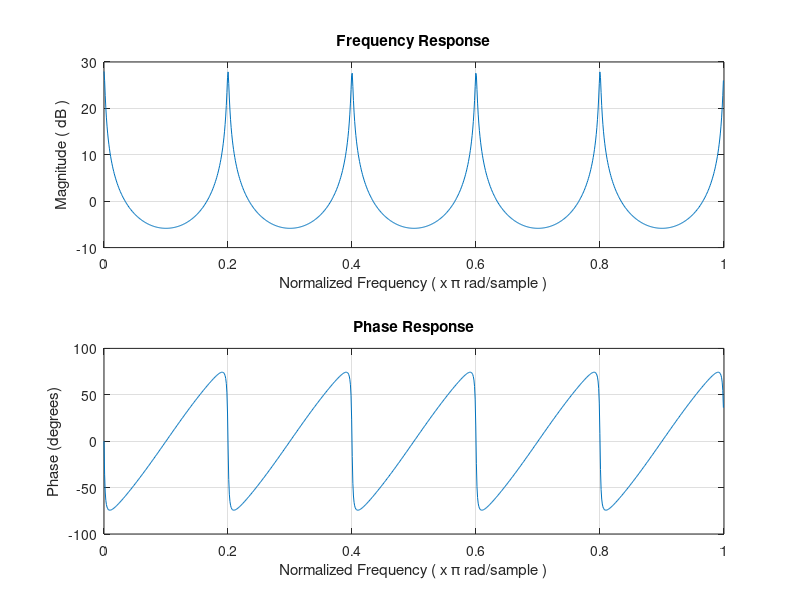

The MATLAB script that drew this image:
function freqG = q1()
% Frequency and phase response of 1-pole IIR filter, computed 
% by sweeping the system with input x[n] = e^(j*theta*n)
% -------------------------
% Suggested input:
% b = [1];
% a = [1, 0, 0, 0, 0, 0, 0, 0, 0, 0, -0.96];
% -------------------------
% Gregor McWilliam


% Clear screen

clc
close all

% Input arguments requested in Question 1, for ease of use

b = [1];
a = zeros(1, 11);
a(1) = 1;
a(end) = -0.96;

% Number of samples (selected as 2^10 for efficient computation)
N = 1024;

% Generate initial x-axis frequency vector
w = linspace(0, pi, N+1);
w(end) = [];

% Generate input
x = exp(1j * w);

% Find zeros of numerator and denominator (zeros and poles of filter)
H = polyval(b, x) ./ polyval(a, x);

% Calculate magnitude of H, then convert to dB
H_db = 20 * log10( abs(H) );

% Calculate phase response of filter, converting from radians to degrees
% (to better match MATLAB's freqz() function), and matching +- signs 
% preceding filter coefficients
theta = 180/pi * atan2(imag(H), (1+real(H)));

% Normalize x-axis frequency vector
wn = w / pi;

% Plot the filter's frequency response
figure(1)
subplot(211);
plot(wn, H_db);
title("Frequency Response");
xlabel("Normalized Frequency ( x π rad/sample )");
ylabel("Magnitude ( dB )");
grid on;

% Plot the filter's phase response
subplot(212);
plot(wn, theta);
title("Phase Response");
xlabel("Normalized Frequency ( x π rad/sample )");
ylabel("Phase (degrees)");
grid on;

% Plot the output from freqz() for comparison
% figure(2)
% freqz(b, a, N)

end
